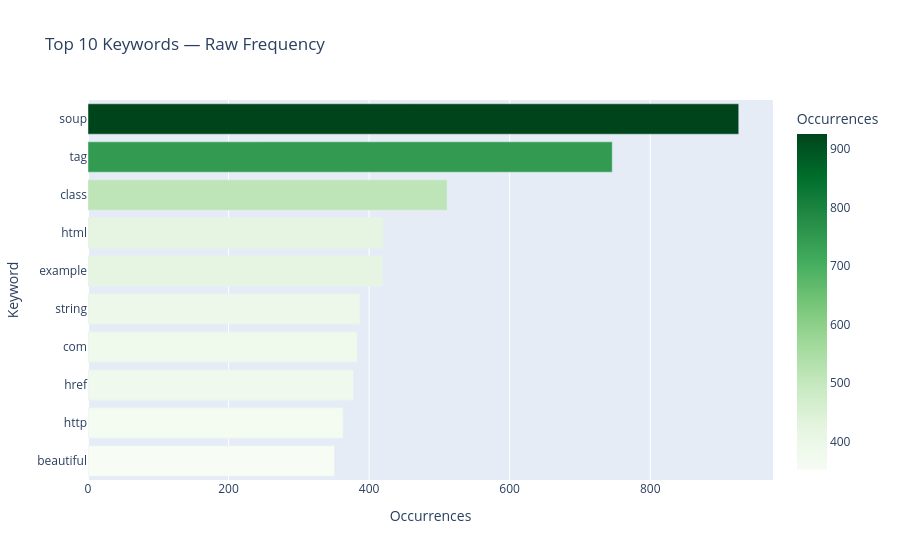

Notebook cell for this chart:
### Markdown cell above
## Q5 — Top 10 most frequent technical keywords

### Code cell
all_text = ' '.join(sections['section_text'].fillna('')).lower()
words    = re.findall(r'\b[a-z][a-z0-9_]{2,}\b', all_text)
counts   = Counter(w for w in words if w not in STOPWORDS)
top10    = counts.most_common(10)

print('Top 10 keywords by raw frequency:')
for rank, (word, count) in enumerate(top10, 1):
    print(f'  {rank:2}. {word:<20} {count:,}')

kw_df = pd.DataFrame(top10, columns=['keyword','count'])
fig = px.bar(kw_df, x='count', y='keyword', orientation='h',
             color='count', color_continuous_scale='Greens',
             title='Top 10 Keywords — Raw Frequency',
             labels={'count':'Occurrences','keyword':'Keyword'})
fig.update_layout(yaxis={'categoryorder':'total ascending'}, showlegend=False)
fig.show()

### Figure 1 — Plotly figure (JSON) as saved in the notebook; plotly's stock layout.template omitted (floating-point values rounded to 4 significant figures)
{"data": [{"hovertemplate": "Occurrences=%{marker.color}<br>Keyword=%{y}<extra></extra>", "legendgroup": "", "marker": {"color": [926, 746, 511, 420, 419, 387, 383, 378, 363, 351], "coloraxis": "coloraxis", "pattern": {"shape": ""}}, "name": "", "orientation": "h", "showlegend": false, "textposition": "auto", "type": "bar", "x": [926, 746, 511, 420, 419, 387, 383, 378, 363, 351], "xaxis": "x", "y": ["soup", "tag", "class", "html", "example", "string", "com", "href", "http", "beautiful"], "yaxis": "y"}], "layout": {"barmode": "relative", "coloraxis": {"autocolorscale": false, "colorbar": {"title": {"text": "Occurrences"}}, "colorscale": [[0, "rgb(247,252,245)"], [0.125, "rgb(229,245,224)"], [0.25, "rgb(199,233,192)"], [0.375, "rgb(161,217,155)"], [0.5, "rgb(116,196,118)"], [0.625, "rgb(65,171,93)"], [0.75, "rgb(35,139,69)"], [0.875, "rgb(0,109,44)"], [1, "rgb(0,68,27)"]]}, "legend": {"tracegroupgap": 0}, "showlegend": false, "title": {"text": "Top 10 Keywords — Raw Frequency"}, "xaxis": {"anchor": "y", "domain": [0, 1], "title": {"text": "Occurrences"}}, "yaxis": {"anchor": "x", "categoryorder": "total ascending", "domain": [0, 1], "title": {"text": "Keyword"}}}}
